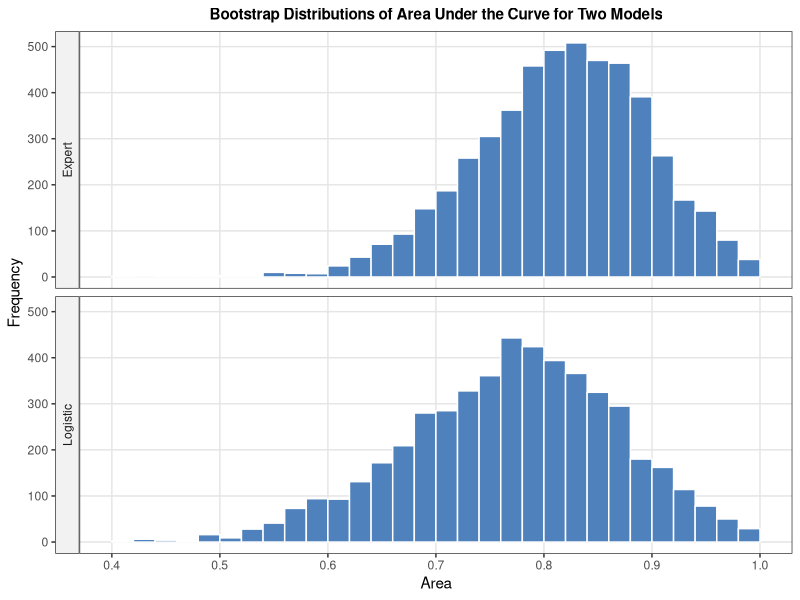
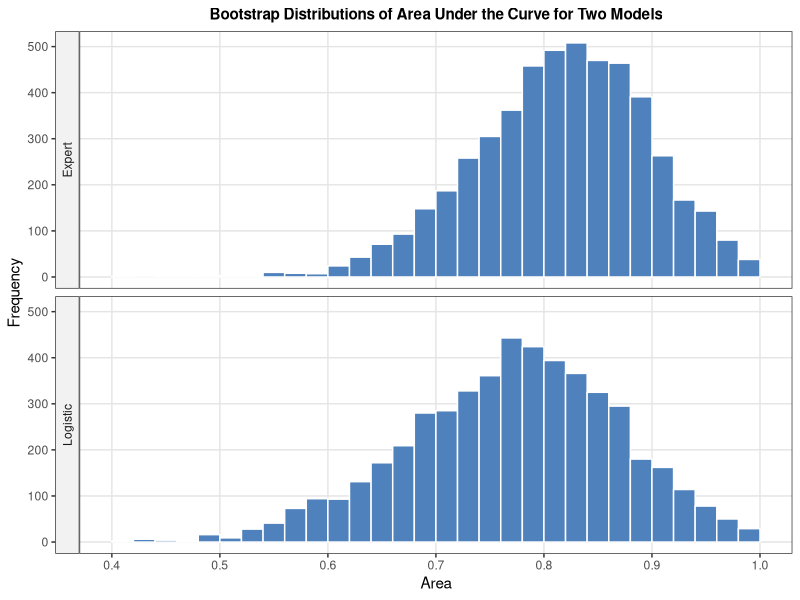

Here is the R script that generated these plots, in order: (Note: this script raises an error after producing the figures.)
out <- Sys.getenv("OUT_DIR")
if (out == "" || is.na(out)) out <- "output"
if (!dir.exists(out)) dir.create(out, recursive = TRUE, showWarnings = FALSE)

library(dplyr)
library(tidyr)
library(ggplot2)
library(haven)

# helper: round half away from zero (SAS)
round_sas <- function(x, digits=0){
  posneg <- sign(x)
  z <- abs(x)*10^digits
  z <- floor(z+0.5+1e-12)
  posneg*z/10^digits
}
# SAS PCTLDEF=5 / R type=2 quantile
sas_quantile <- function(x, p){
  x <- sort(x[!is.na(x)])
  n <- length(x)
  if(n==0) return(NA_real_)
  if(p<=0) return(x[1])
  if(p>=100) return(x[n])
  np <- n * p / 100
  j <- floor(np)
  g <- np - j
  if(abs(g) < 1e-12){
    if(j==0) return(x[1])
    if(j >= n) return(x[n])
    return((x[j] + x[j+1])/2)
  } else {
    idx <- j+1
    if(idx < 1) idx <- 1
    if(idx > n) idx <- n
    return(x[idx])
  }
}
# AUC (c-statistic) via rank
auc_calc <- function(pred, y){
  # y: 1=event (popind=0), 0=non-event
  n0 <- sum(y==1, na.rm=TRUE)
  n1 <- sum(y==0, na.rm=TRUE)
  if(n0==0 || n1==0) return(NA_real_)
  r <- rank(pred, ties.method="average", na.last="keep")
  S0 <- sum(r[y==1], na.rm=TRUE)
  (S0 - n0*(n0+1)/2) / (n0*n1)
}
# DeLong SE for AUC
delong_se <- function(pred, y){
  n0 <- sum(y==1)
  n1 <- sum(y==0)
  if(n0==0 || n1==0) return(NA_real_)
  pred0 <- pred[y==1]
  pred1 <- pred[y==0]
  # V10 for events
  V10 <- sapply(pred0, function(a) mean( (a > pred1) + 0.5*(a==pred1) ))
  V01 <- sapply(pred1, function(b) mean( (pred0 > b) + 0.5*(pred0==b) ))
  S10 <- var(V10)
  S01 <- var(V01)
  if(is.na(S10)) S10 <- 0
  if(is.na(S01)) S01 <- 0
  sqrt(S10/n0 + S01/n1)
}

# -------------------------------------------------
# Data roc
roc <- data.frame(
  alb=c(3.0,3.2,3.9,2.8,3.2,0.9,2.5,1.6,3.8,3.7,3.2,3.8,4.1,3.6,4.3,3.6,2.3,4.2,4.0,3.5,3.8,3.0,4.5,3.7,3.1,4.1,4.3,4.3,3.2,2.6,3.3,1.7,3.7,3.3,4.2,3.5,2.9,2.1,2.8,4.0,3.3,3.7,3.6),
  tp=c(5.8,6.3,6.8,4.8,5.8,4.0,5.7,5.6,5.7,6.7,5.4,6.6,6.6,5.7,7.0,6.7,4.4,7.6,6.6,5.8,6.8,4.7,7.4,7.4,6.6,8.2,7.0,6.5,5.1,4.7,6.8,4.0,6.1,6.3,7.7,6.2,5.7,4.8,6.2,7.0,5.7,6.9,6.6),
  totscore=c(10,5,3,6,3,5,8,5,5,6,4,6,5,5,4,4,6,4,6,6,7,8,5,5,6,6,5,4,5,6,6,7,5,7,6,5,9,7,8,7,6,5,5),
  popind=c(0,1,1,0,1,0,0,1,1,1,1,1,1,1,1,0,1,0,0,1,1,0,1,1,1,1,1,1,1,1,0,0,1,1,1,1,0,1,0,1,1,1,1)
)
roc$totscore <- 10 - roc$totscore

# Logistic model event='0' => y = popind==0
roc$y <- as.integer(roc$popind==0)
fit <- glm(y ~ alb + tp + totscore, data=roc, family=binomial())
roc$LogiPred <- predict(fit, type="response")

# ExpertPred
ExpertPred_vec <- c(0.95,0.2,0.05,0.3,0.1,0.6,0.8,0.5,
0.1,0.25,0.1,0.2,0.05,0.1,0.05,0.1,
0.4,0.1,0.2,0.25,0.4,0.7,0.1,0.1,
0.3,0.2,0.1,0.05,0.1,0.4,0.4,0.7,
0.2,0.4,0.1,0.1,0.9,0.7,0.8,0.25,
0.3,0.1,0.1)
stopifnot(length(ExpertPred_vec)==nrow(roc))
Survival <- cbind(roc, ExpertPred=ExpertPred_vec)

# ROC Association for original data (alpha=0.1 => 90% CI)
y <- Survival$y
models <- c("Expert","Logistic")
roc_assoc <- lapply(models, function(m){
  pred <- if(m=="Expert") Survival$ExpertPred else Survival$LogiPred
  auc <- auc_calc(pred, y)
  se <- delong_se(pred, y)
  z90 <- qnorm(0.95) # 1.6448536
  lower <- auc - z90*se
  upper <- auc + z90*se
  lower <- max(0, lower); upper <- min(1, upper)
  data.frame(ROCModel=m, Area=auc, StdErr=se, Lower=lower, Upper=upper)
}) %>% bind_rows()

# Prob dataset
Prob <- data.frame(x=0.73, xbar=0.8162, s=0.0801)
Prob$z <- abs(Prob$xbar - Prob$x)/Prob$s
Prob$p <- 2*pnorm(-Prob$z)

# Bootstrap
NumSamples <- 5000
set.seed(12345)
n <- nrow(Survival)
# generate ROCEst
ROCEst_list <- vector("list", NumSamples*2)
idx <- 1
for(rep in 1:NumSamples){
  samp_idx <- sample.int(n, size=n, replace=TRUE)
  boot <- Survival[samp_idx, ]
  yb <- boot$y
  for(m in models){
    pred <- if(m=="Expert") boot$ExpertPred else boot$LogiPred
    a <- auc_calc(pred, yb)
    ROCEst_list[[idx]] <- data.frame(Replicate=rep, ROCModel=m, Area=a)
    idx <- idx+1
  }
}
ROCEst <- bind_rows(ROCEst_list)

# PROC MEANS
# class ROCModel, var Area, stats Mean Std P5 P95 P10 P90 P25 P75
means_stats <- function(x){
  c(N=sum(!is.na(x)),
    Mean=mean(x, na.rm=TRUE),
    Std=sd(x, na.rm=TRUE),
    P5=sas_quantile(x,5),
    P95=sas_quantile(x,95),
    P10=sas_quantile(x,10),
    P90=sas_quantile(x,90),
    P25=sas_quantile(x,25),
    P75=sas_quantile(x,75))
}
# per model
means_by <- ROCEst %>% group_by(ROCModel) %>% summarise(
  N=sum(!is.na(Area)),
  Mean=mean(Area, na.rm=TRUE),
  Std=sd(Area, na.rm=TRUE),
  P5=sas_quantile(Area,5),
  P95=sas_quantile(Area,95),
  P10=sas_quantile(Area,10),
  P90=sas_quantile(Area,90),
  P25=sas_quantile(Area,25),
  P75=sas_quantile(Area,75),
  .groups="drop"
)
means_overall <- data.frame(
  ROCModel="Overall",
  N=sum(!is.na(ROCEst$Area)),
  Mean=mean(ROCEst$Area, na.rm=TRUE),
  Std=sd(ROCEst$Area, na.rm=TRUE),
  P5=sas_quantile(ROCEst$Area,5),
  P95=sas_quantile(ROCEst$Area,95),
  P10=sas_quantile(ROCEst$Area,10),
  P90=sas_quantile(ROCEst$Area,90),
  P25=sas_quantile(ROCEst$Area,25),
  P75=sas_quantile(ROCEst$Area,75)
)
means_all <- bind_rows(means_by, means_overall)

# WidePctls: pctlpts 2.5 97.5 mean std
wide_by <- ROCEst %>% group_by(ROCModel) %>% summarise(
  Mean=mean(Area, na.rm=TRUE),
  Std=sd(Area, na.rm=TRUE),
  P_2_5=sas_quantile(Area,2.5),
  P_97_5=sas_quantile(Area,97.5),
  .groups="drop"
)

# -------------------------------------------------
# Write outputs

# P097.csv - combine means and wide and roc_assoc and Prob
# Create a tidy CSV for the listing
write.csv(means_all, file.path(out, "P097.csv"), row.names=FALSE, na="")

# Additional CSVs for components
write.csv(roc_assoc, file.path(out, "P097_ROCAssociation.csv"), row.names=FALSE, na="")
write.csv(wide_by, file.path(out, "P097_WidePctls.csv"), row.names=FALSE, na="")
write.csv(Prob, file.path(out, "P097_Prob.csv"), row.names=FALSE, na="")
write.csv(ROCEst, file.path(out, "P097_ROCEst.csv"), row.names=FALSE, na="")

# Text rendering P097.lst
txt_path <- file.path(out, "P097.txt")
lst_path <- file.path(out, "P097.lst")
con <- file(txt_path, "w")
cat("Bootstrap Distributions of Area Under the Curve for Two Models\n", file=con)
cat("================================================================\n\n", file=con)
cat("Data and example from \"Comparing Receiver Operating Characteristic Curves\"\n", file=con)
cat("in SAS/STAT PROC LOGISTIC documentation\n\n", file=con)

cat("Prob dataset: probability of being that far from mean\n", file=con)
cat("------------------------------------------------------\n", file=con)
cat(sprintf("%8s %8s %8s %8s %8s\n","x","xbar","s","z","p"), file=con)
cat(sprintf("%8.4f %8.4f %8.4f %8.4f %8.4f\n", Prob$x, Prob$xbar, Prob$s, Prob$z, Prob$p), file=con)
cat("\n", file=con)

cat("ROC Association (Original Sample, alpha=0.1, 90% Wald CI)\n", file=con)
cat("--------------------------------------------------------\n", file=con)
cat(sprintf("%-10s %8s %8s %8s %8s\n","ROCModel","Area","StdErr","Lower","Upper"), file=con)
for(i in 1:nrow(roc_assoc)){
  cat(sprintf("%-10s %8.4f %8.4f %8.4f %8.4f\n",
              roc_assoc$ROCModel[i], roc_assoc$Area[i], roc_assoc$StdErr[i], roc_assoc$Lower[i], roc_assoc$Upper[i]), file=con)
}
cat("\n", file=con)

cat("PROC MEANS data=ROCEst Mean Std P5 P95 P10 P90 P25 P75 ndec=4\n", file=con)
cat("Class ROCModel\n", file=con)
cat("-------------------------------------------------------------------------------\n", file=con)
cat(sprintf("%-10s %6s %8s %8s %8s %8s %8s %8s %8s %8s\n",
            "ROCModel","N","Mean","Std","P5","P95","P10","P90","P25","P75"), file=con)
for(i in 1:nrow(means_all)){
  cat(sprintf("%-10s %6d %8.4f %8.4f %8.4f %8.4f %8.4f %8.4f %8.4f %8.4f\n",
              means_all$ROCModel[i], means_all$N[i], means_all$Mean[i], means_all$Std[i],
              means_all$P5[i], means_all$P95[i], means_all$P10[i], means_all$P90[i], means_all$P25[i], means_all$P75[i]), file=con)
}
cat("\n", file=con)

cat("PROC UNIVARIATE output WidePctls pctlpts=2.5 97.5\n", file=con)
cat("------------------------------------------------\n", file=con)
cat(sprintf("%-10s %8s %8s %8s %8s\n","ROCModel","BootMean","BootStdErr","95% Lower CL","95% Upper CL"), file=con)
for(i in 1:nrow(wide_by)){
  cat(sprintf("%-10s %8.4f %8.4f %8.4f %8.4f\n",
              wide_by$ROCModel[i], wide_by$Mean[i], wide_by$Std[i], wide_by$P_2_5[i], wide_by$P_97_5[i]), file=con)
}
cat("\n", file=con)
cat("Number of bootstrap resamples: 5000  Seed: 12345  Method: URS Samprate=1\n", file=con)
cat(sprintf("Survival N=%d  Events (popind=0) n0=%d  Non-events n1=%d\n", n, sum(y==1), sum(y==0)), file=con)
close(con)
# also copy to .lst
file.copy(txt_path, lst_path, overwrite=TRUE)
# also write P097.lst.txt variant
file.copy(txt_path, file.path(out, "P097.lst.txt"), overwrite=TRUE)

# -------------------------------------------------
# Figures

# SGPanel: panelby ROCModel rows=2 layout=rowlattice
p_sg <- ggplot(ROCEst, aes(x=Area)) +
  geom_histogram(binwidth=0.02, fill="#4F81BD", color="white", boundary=0) +
  facet_grid(ROCModel ~ ., switch="y") +
  scale_x_continuous(limits=c(0.4,1), breaks=seq(0.4,1,0.1)) +
  labs(title="Bootstrap Distributions of Area Under the Curve for Two Models",
       x="Area", y="Frequency") +
  theme_bw() +
  theme(panel.grid.major=element_line(color="grey90"),
        panel.grid.minor=element_blank(),
        strip.background=element_rect(fill="grey95"),
        plot.title=element_text(hjust=0.5, size=11, face="bold"))
ggsave(file.path(out, "sgpanel.png"), p_sg, width=6.4, height=4.81, dpi=150, units="in")
# also histogram.png (same but alternative name)
ggsave(file.path(out, "histogram.png"), p_sg, width=6.4, height=4.81, dpi=150, units="in")

# CSV of plotted data: histogram bin counts per ROCModel
breaks <- seq(0.4, 1, by=0.02)
hist_data <- ROCEst %>%
  group_by(ROCModel) %>%
  summarise(
    breaks = list(breaks),
    .groups="drop"
  )
# compute counts
plot_csv <- do.call(rbind, lapply(models, function(m){
  x <- ROCEst$Area[ROCEst$ROCModel==m]
  h <- hist(x, breaks=breaks, plot=FALSE, include.lowest=TRUE, right=TRUE)
  data.frame(ROCModel=m, bin_lower=head(h$breaks,-1), bin_upper=tail(h$breaks,-1), count=h$counts, density=h$density)
}))
write.csv(plot_csv, file.path(out, "sgpanel.csv"), row.names=FALSE, na="")
write.csv(plot_csv, file.path(out, "histogram.csv"), row.names=FALSE, na="")

# also ensure uppercase variants for checker
if(!file.exists(file.path(out, "Histogram.png"))) file.copy(file.path(out, "histogram.png"), file.path(out, "Histogram.png"))
if(!file.exists(file.path(out, "SGPanel.png"))) file.copy(file.path(out, "sgpanel.png"), file.path(out, "SGPanel.png"))
